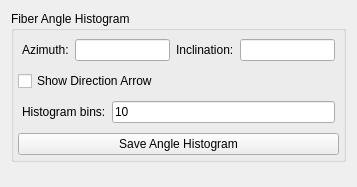
       <widget class="QWidget" name="scrollAreaWidgetContents_3">
        <property name="geometry">
         <rect>
          <x>0</x>
          <y>-40</y>
          <width>357</width>
          <height>187</height>
         </rect>
        </property>
        <layout class="QVBoxLayout" name="verticalLayout_11">
         <item>
          <widget class="QGroupBox" name="fiberAngleHistogramBox">
           <property name="sizePolicy">
            <sizepolicy hsizetype="Preferred" vsizetype="Preferred">
             <horstretch>0</horstretch>
             <verstretch>0</verstretch>
            </sizepolicy>
           </property>
           <property name="title">
            <string>Fiber Angle Histogram</string>
           </property>
           <layout class="QVBoxLayout" name="verticalLayout">
            <property name="margin">
             <number>4</number>
            </property>
            <item>
             <widget class="QWidget" name="widget" native="true">
              <layout class="QHBoxLayout" name="horizontalLayout_3">
               <property name="margin">
                <number>4</number>
               </property>
               <item>
                <widget class="QLabel" name="azimuthLabel">
                 <property name="text">
                  <string>Azimuth:</string>
                 </property>
                </widget>
               </item>
               <item>
                <widget class="QLineEdit" name="azimuthEdit"/>
               </item>
               <item>
                <widget class="QLabel" name="inclinationLabel">
                 <property name="text">
                  <string>Inclination:</string>
                 </property>
                </widget>
               </item>
               <item>
                <widget class="QLineEdit" name="inclinationEdit"/>
               </item>
              </layout>
             </widget>
            </item>
            <item>
             <widget class="QCheckBox" name="showDirectionArrowCheckBox">
              <property name="text">
               <string>Show Direction Arrow</string>
              </property>
              <property name="checked">
               <bool>false</bool>
              </property>
             </widget>
            </item>
            <item>
             <widget class="QWidget" name="widget_5" native="true">
              <layout class="QHBoxLayout" name="horizontalLayout_7">
               <property name="margin">
                <number>4</number>
               </property>
               <item>
                <widget class="QLabel" name="histogramBinsLabel">
                 <property name="text">
                  <string>Histogram bins:</string>
                 </property>
                </widget>
               </item>
               <item>
                <widget class="QLineEdit" name="histogramBinsEdit">
                 <property name="text">
                  <string>10</string>
                 </property>
                </widget>
               </item>
              </layout>
             </widget>
            </item>
            <item>
             <widget class="QPushButton" name="saveAngleHistogram">
              <property name="text">
               <string>Save Angle Histogram</string>
              </property>
             </widget>
            </item>
           </layout>
          </widget>
         </item>
         <item>
          <spacer name="verticalSpacer_3">
           <property name="orientation">
            <enum>Qt::Vertical</enum>
           </property>
           <property name="sizeType">
            <enum>QSizePolicy::Expanding</enum>
           </property>
           <property name="sizeHint" stdset="0">
            <size>
             <width>20</width>
             <height>0</height>
            </size>
           </property>
          </spacer>
         </item>
        </layout>
       </widget>
